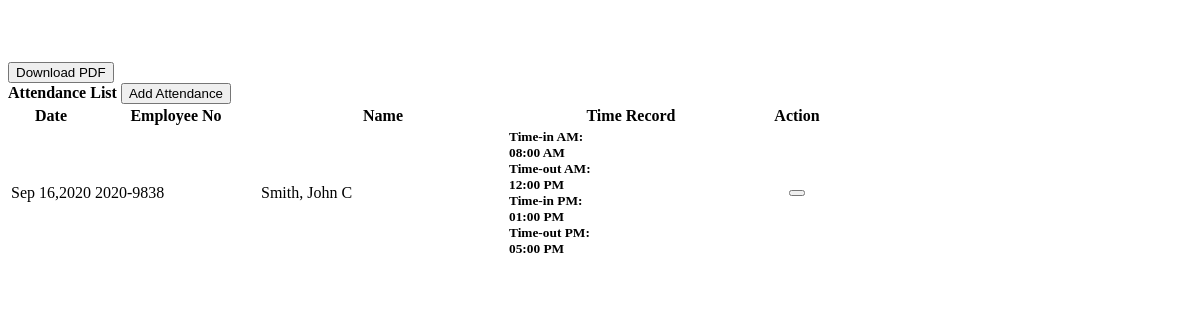
The app's page /test.php, older data.
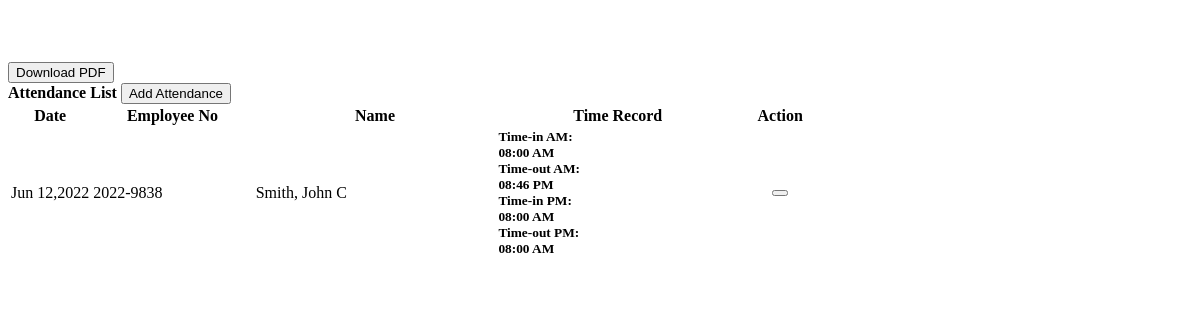
The same page, newer data.
### tables this page shows
CREATE TABLE IF NOT EXISTS `attendance` (
  `id` int(11) NOT NULL AUTO_INCREMENT,
  `employee_id` int(20) NOT NULL,
  `log_type` tinyint(1) NOT NULL COMMENT '1 = AM IN,2 = AM out, 3= PM IN, 4= PM out\r\n',
  `datetime_log` datetime NOT NULL DEFAULT CURRENT_TIMESTAMP,
  `date_updated` datetime NOT NULL DEFAULT CURRENT_TIMESTAMP ON UPDATE CURRENT_TIMESTAMP,
  PRIMARY KEY (`id`)
);

### test.php (the view, shortened to what this page needs)
<?php include('db_connect.php') ?>
		<div class="container-fluid " >
			<div class="col-lg-12">
				<br />
				<br />
				<div class="card">
				<br />
    <input type="button" id="pdf" value="Download PDF" />
	<br />
					<div class="card-header">
						<span><b>Attendance List</b></span>
						<button class="btn btn-primary btn-sm btn-block col-md-3 float-right" type="button" id="new_attendance_btn"><span class="fa fa-plus"></span> Add Attendance</button>
					</div>
					<div class="card-body" id="tblCustomers">
						<table id="table" class="table table-bordered table-striped">
							<colgroup>
								<col width="10%">
								<col width="20%">
								<col width="30%">
								<col width="30%">
								<col width="10%">
							</colgroup>
							<thead>
								<tr>
									<th>Date</th>
									<th>Employee No</th>
									<th>Name</th>
									<th>Time Record</th>
									<th>Action</th>
								</tr>
							</thead>
							<tbody>
								<?php
									$att=$conn->query("SELECT a.*,e.employee_no, concat(e.lastname,', ',e.firstname,' ',e.middlename) as ename FROM attendance a inner join employee e on a.employee_id = e.id order by UNIX_TIMESTAMP(datetime_log) asc  ") or die(mysqli_error());
									$lt_arr = array(1 => " Time-in AM",2=>"Time-out AM",3 => " Time-in PM",4=>"Time-out PM");
									while($row=$att->fetch_array()){
										$date = date("Y-m-d",strtotime($row['datetime_log']));
										$attendance[$row['employee_id']."_".$date]['details'] = array("eid"=>$row['employee_id'],"name"=>$row['ename'],"eno"=>$row['employee_no'],"date"=>$date);
										if($row['log_type'] == 1 || $row['log_type'] == 3){
											if(!isset($attendance[$row['employee_id']."_".$date]['log'][$row['log_type']]))
											$attendance[$row['employee_id']."_".$date]['log'][$row['log_type']] = array('id'=>$row['id'],"date" =>  $row['datetime_log']);
										}else{
											$attendance[$row['employee_id']."_".$date]['log'][$row['log_type']] =array('id'=>$row['id'],"date" =>  $row['datetime_log']);
										}
										}
										foreach ($attendance as $key => $value) {
								?>
								<tr>
									<td><?php echo date("M d,Y",strtotime($attendance[$key]['details']['date'])) ?></td>
									<td><?php echo $attendance[$key]['details']['eno'] ?></td>
									<td><?php echo $attendance[$key]['details']['name'] ?></td>
									<td>
										<div class="row">
									<?php
									foreach($attendance[$key]['log'] as $k => $v) :
									 ?>
									 <div class="col-sm-6" style="">
										<p>
											<small><b><?php echo $lt_arr[$k].": <br/>" ?>
											<?php echo (date("h:i A",strtotime($attendance[$key]['log'][$k]['date'])))  ?> </b>
										</small>
										</p>
										</div>
									<?php endforeach; ?>
										</div>
									</td>
									<td>
										<center>
										<button class="btn btn-sm btn-outline-danger remove_attendance" data-id="<?php echo $key ?>" type="button"><i class="fa fa-trash"></i></button>
										</center>
									</td>
								</tr>
								<?php
										}
								?>
							</tbody>
						</table>
					</div>
				</div>
			</div>
		</div>

### test.php (style rules this page uses)
td p { margin: unset; }

Row changes from the older to the newer data that the page shows:
no longer on this page (row edited): attendance: k "Time-out AM", datetime_log "12:00 PM", shown under "Sep 16,2020"
removed attendance: k "Time-in PM", datetime_log "01:00 PM", shown under "Sep 16,2020"
removed attendance: k "Time-out PM", datetime_log "05:00 PM", shown under "Sep 16,2020"
changed attendance (number 1 of 4 on the later page): moves from the list under "Sep 16,2020" to the list under "Jun 12,2022"
added attendance: k "Time-out AM", datetime_log "08:46 PM", shown under "Jun 12,2022"
added attendance: k "Time-in PM", datetime_log "08:00 AM", shown under "Jun 12,2022"
added attendance: k "Time-out PM", datetime_log "08:00 AM", shown under "Jun 12,2022"
Text that changed along with them:
new list line: "Jun 12,2022 2022-9838 Smith, John C"
list line gone: "Sep 16,2020 2020-9838 Smith, John C"
